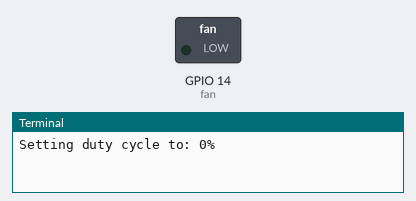
This program was run on a simulated Raspberry Pi (BCM pin numbers). Shown: switched loads named in the program (green lamp = pin HIGH), the last lines printed to the terminal. At 15.0 s the program stops and its outputs stay as they are.

Above: at 0.1 s.
At 3.1 s:
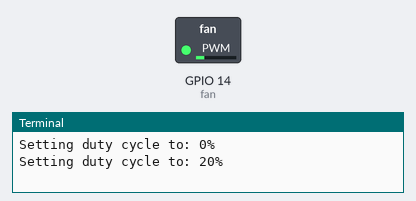
At 6.1 s:
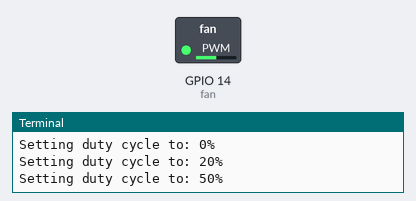
At 12.1 s:
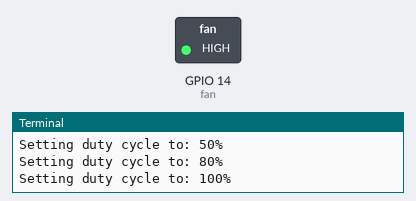
Timing chart, 0 to 16.5 s (numbered marks = the images above):
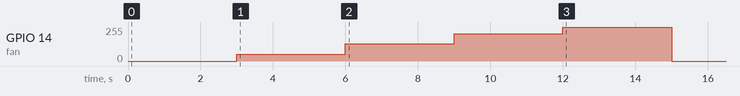

Measured:
- by itself, GPIO 14 (fan): 0/255 → 51/255 at 3.0 s, → 128/255 3.0 s later, → 204/255 3.0 s later, → 255/255 3.0 s later, … (5 changes in this stretch)

The program:

fan_test.py
```python
from gpiozero import PWMOutputDevice
from time import sleep

fan = PWMOutputDevice(14, active_high=True, initial_value=0, frequency=1000)

try:
    for duty in [0, 0.2, 0.5, 0.8, 1.0]:
        print(f"Setting duty cycle to: {duty*100:.0f}%")
        fan.value = duty
        sleep(3)
except KeyboardInterrupt:
    pass
finally:
    fan.close()
```
